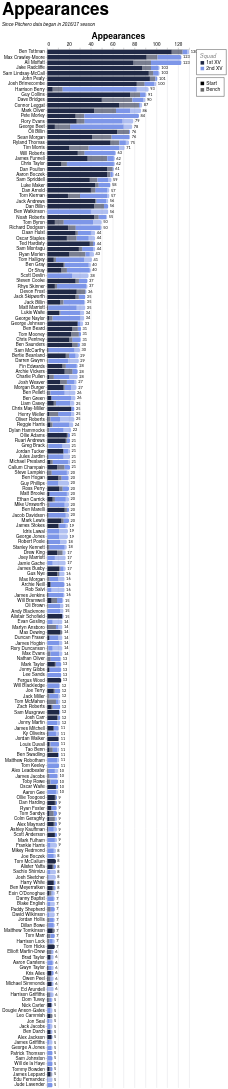

This figure's Vega-Lite source:
### Vega-Lite specification from a JSON file in a GitHub repository (floating-point values rounded to 4 significant figures; data arrays with more than 128 entries replaced by an {"elided": "..."} marker saying what was removed)
{"config": {"axis": {"labelFont": "PT Sans Narrow, Helvetica Neue, Helvetica, Arial, sans-serif", "titleFont": "PT Sans Narrow, Helvetica Neue, Helvetica, Arial, sans-serif", "labelFontSize": 13, "titleFontSize": 24, "gridColor": "#202947", "gridOpacity": 0.2, "zindex": 1}, "text": {"font": "Lato, sans-serif"}, "bar": {"cornerRadiusEnd": 5}, "header": {"labelFont": "PT Sans Narrow, Helvetica Neue, Helvetica, Arial, sans-serif", "titleFont": "PT Sans Narrow, Helvetica Neue, Helvetica, Arial, sans-serif", "labelFontSize": 24, "titleFontSize": 28, "labelFontWeight": "bold", "orient": "left"}, "legend": {"labelFont": "PT Sans Narrow, Helvetica Neue, Helvetica, Arial, sans-serif", "titleFont": "PT Sans Narrow, Helvetica Neue, Helvetica, Arial, sans-serif", "labelFontSize": 14, "titleFontSize": 16, "titlePadding": 5, "fillColor": "white", "strokeColor": "black", "padding": 10, "titleFontWeight": "lighter", "titleFontStyle": "italic", "titleColor": "gray", "offset": 10}, "title": {"font": "PT Sans Narrow, Helvetica Neue, Helvetica, Arial, sans-serif", "fontSize": 48, "fontWeight": "bold", "anchor": "start", "align": "center", "titlePadding": 20, "subtitlePadding": 10, "subtitleFontSize": 13, "subtitleColor": "", "subtitleFontStyle": "italic", "offset": 15, "color": "black"}, "axisX": {"labelAngle": 0}, "facet": {"title": null, "header": null, "align": {"row": "each", "column": "each"}, "spacing": 10}, "resolve": {"scale": {"y": "independent", "facet": "independent"}}, "background": "transparent", "scale": {"offsetBandPaddingOuter": 0.2, "offsetBandPaddingInner": 0.1}, "view": {"stroke": null, "background": "transparent"}}, "layer": [{"mark": {"type": "bar"}, "encoding": {"color": {"field": "squad", "legend": {"direction": "vertical", "labelExpr": "datum.value + ' XV'", "offset": 20, "orient": "right", "title": "Squad"}, "scale": {"domain": ["1st", "2nd"], "range": ["#202946", "#7d96e8"]}, "sort": ["1st", "2nd"], "type": "nominal"}, "opacity": {"field": "start", "legend": {"direction": "vertical", "offset": 20, "orient": "right", "title": null}, "scale": {"domain": ["Start", "Bench"], "range": [1.0, 0.6]}, "sort": ["Start", "Bench"], "type": "nominal"}, "order": {"field": "stack_order", "sort": "ascending", "type": "quantitative"}, "tooltip": [{"field": "player", "title": "Player", "type": "nominal"}, {"field": "squad", "title": "Squad", "type": "nominal"}, {"field": "start", "title": "Selection", "type": "nominal"}, {"aggregate": "sum", "field": "games", "title": "Games", "type": "quantitative"}, {"aggregate": "max", "field": "player_total", "title": "Total", "type": "quantitative"}], "x": {"aggregate": "sum", "axis": {"orient": "top", "title": "Appearances"}, "field": "games", "type": "quantitative"}, "y": {"field": "player", "sort": {"field": "player_total", "op": "max", "order": "descending"}, "title": null, "type": "nominal"}}}, {"mark": {"type": "text", "align": "left", "baseline": "middle", "color": "black", "dx": 4, "fontSize": 11}, "encoding": {"text": {"field": "total_games", "format": ".0f", "type": "quantitative"}, "x": {"axis": {"orient": "top", "title": "Appearances"}, "field": "total_games", "type": "quantitative"}, "y": {"field": "player", "sort": {"field": "player_total", "op": "max", "order": "descending"}, "title": null, "type": "nominal"}}, "transform": [{"aggregate": [{"op": "sum", "field": "games", "as": "total_games"}, {"op": "max", "field": "player_total", "as": "player_total"}], "groupby": ["player"]}]}], "data": {"name": "data-c57ff98e0311671adbbff001d934cb70"}, "height": {"step": 15}, "params": [{"name": "seasonParam", "value": []}, {"name": "gameTypesParam", "value": []}, {"name": "squadParam", "value": "All"}, {"name": "positionsParam", "value": []}, {"name": "minAppsParam", "value": 5}], "title": {"text": "Appearances", "subtitle": "Since Pitchero data began in 2016/17 season"}, "transform": [{"filter": "length(seasonParam) === 0 || indexof(seasonParam, datum.season) >= 0"}, {"filter": "length(gameTypesParam) === 0 || indexof(gameTypesParam, datum.game_type) >= 0"}, {"filter": "squadParam === \"All\" || datum.squad === squadParam"}, {"filter": "length(positionsParam) === 0 || indexof(positionsParam, datum.position) >= 0"}, {"joinaggregate": [{"op": "sum", "field": "games", "as": "player_total"}], "groupby": ["player"]}, {"filter": "datum.player_total >= minAppsParam"}], "width": 400, "$schema": "https://vega.github.io/schema/vega-lite/v5.20.1.json", "datasets": {"data-c57ff98e0311671adbbff001d934cb70": {"elided": "2431 records"}}}
